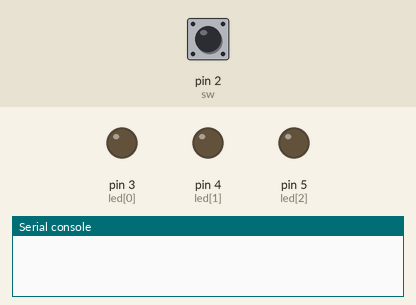
A program run on a simulated MicroPython board. Shown: output pins drawn as LEDs (lit = HIGH), the last lines printed to the serial console. The inputs (shaded band) are chosen by the test bench; at power-on: pin 2 (sw) HIGH.

Above: at 1.2 s.
1.3 s: pin 2 (sw) pulled LOW for 0.15 s
3.8 s: pin 2 (sw) pulled LOW for 3.2 s
At 7.1 s:
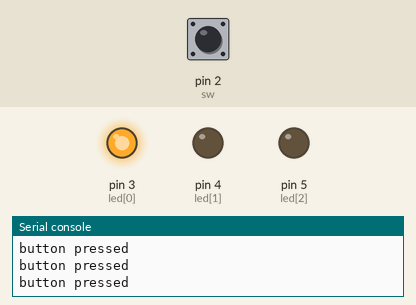
Timing chart, 0 to 8.6 s (numbered marks = the images above; inputs shaded):
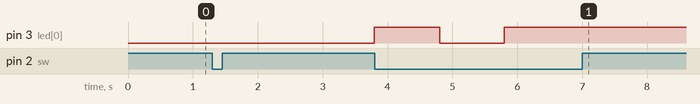

The program:

main.py
```python
from machine import Pin
import utime

dt_pin = Pin(1, Pin.IN, Pin.PULL_UP)
clk_pin = Pin(0, Pin.IN, Pin.PULL_UP)
sw = Pin(2, Pin.IN, Pin.PULL_UP)

led = [3, 4, 5]
led_pins = []

value = 0
previous_value = 1

for x in range(0, 3):
    led_pins.append(Pin(led[x], Pin.OUT))

def rotary_changed():
    global previous_value
    global value
    if previous_value != clk_pin.value():
        if clk_pin.value() == 0:
            if dt_pin.value() == 0:
                value = (value - 1) % 3
                print("anti clockwise", value)
            else:
                value = (value + 1) % 3
                print("clockwise", value)
        previous_value = clk_pin.value()

    if sw.value() == 0:
        print("button pressed")
        utime.sleep(1)

while True:
    for i in range(0, 3):
        led_pins[i].value(0)
        rotary_changed()
        led_pins[value].value(1)
        utime.sleep(0.001)
```
